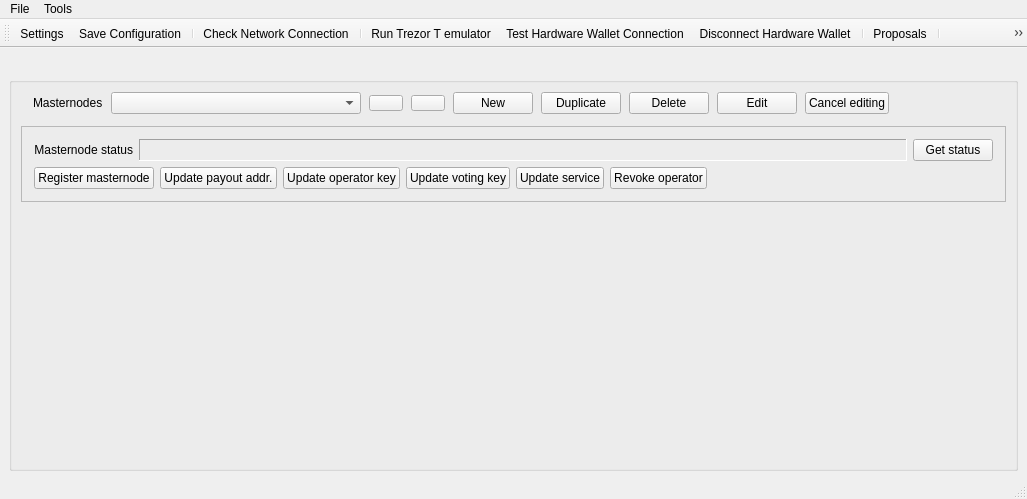
<?xml version="1.0" encoding="UTF-8"?>
<ui version="4.0">
 <class>MainWindow</class>
 <widget class="QMainWindow" name="MainWindow">
  <property name="geometry">
   <rect>
    <x>0</x>
    <y>0</y>
    <width>1027</width>
    <height>499</height>
   </rect>
  </property>
  <property name="sizePolicy">
   <sizepolicy hsizetype="Preferred" vsizetype="Preferred">
    <horstretch>0</horstretch>
    <verstretch>1</verstretch>
   </sizepolicy>
  </property>
  <property name="windowTitle">
   <string>MainWindow</string>
  </property>
  <widget class="QWidget" name="centralwidget">
   <layout class="QVBoxLayout" name="verticalLayout" stretch="0,1">
    <property name="bottomMargin">
     <number>6</number>
    </property>
    <item>
     <layout class="QHBoxLayout" name="layMessage" stretch="0">
      <property name="spacing">
       <number>0</number>
      </property>
      <property name="leftMargin">
       <number>0</number>
      </property>
      <property name="bottomMargin">
       <number>0</number>
      </property>
      <item>
       <widget class="QLabel" name="lblMessage">
        <property name="sizePolicy">
         <sizepolicy hsizetype="Minimum" vsizetype="Preferred">
          <horstretch>0</horstretch>
          <verstretch>0</verstretch>
         </sizepolicy>
        </property>
        <property name="text">
         <string/>
        </property>
        <property name="wordWrap">
         <bool>true</bool>
        </property>
        <property name="margin">
         <number>0</number>
        </property>
        <property name="openExternalLinks">
         <bool>false</bool>
        </property>
       </widget>
      </item>
     </layout>
    </item>
    <item>
     <widget class="QGroupBox" name="gbMain">
      <property name="sizePolicy">
       <sizepolicy hsizetype="Expanding" vsizetype="Expanding">
        <horstretch>1</horstretch>
        <verstretch>1</verstretch>
       </sizepolicy>
      </property>
      <property name="title">
       <string/>
      </property>
      <layout class="QVBoxLayout" name="verticalLayout_2">
       <property name="spacing">
        <number>12</number>
       </property>
       <item>
        <layout class="QHBoxLayout" name="layMasternodesControl" stretch="0,3,0,0,0,0,0,0,0,0">
         <property name="spacing">
          <number>8</number>
         </property>
         <property name="leftMargin">
          <number>12</number>
         </property>
         <property name="topMargin">
          <number>0</number>
         </property>
         <property name="rightMargin">
          <number>0</number>
         </property>
         <property name="bottomMargin">
          <number>0</number>
         </property>
         <item>
          <widget class="QLabel" name="label_5">
           <property name="minimumSize">
            <size>
             <width>0</width>
             <height>0</height>
            </size>
           </property>
           <property name="maximumSize">
            <size>
             <width>16777215</width>
             <height>16777215</height>
            </size>
           </property>
           <property name="text">
            <string>Masternodes</string>
           </property>
           <property name="alignment">
            <set>Qt::AlignLeading|Qt::AlignLeft|Qt::AlignVCenter</set>
           </property>
          </widget>
         </item>
         <item>
          <widget class="QComboBox" name="cboMasternodes">
           <property name="sizePolicy">
            <sizepolicy hsizetype="MinimumExpanding" vsizetype="Fixed">
             <horstretch>0</horstretch>
             <verstretch>0</verstretch>
            </sizepolicy>
           </property>
           <property name="minimumSize">
            <size>
             <width>140</width>
             <height>0</height>
            </size>
           </property>
           <property name="maximumSize">
            <size>
             <width>250</width>
             <height>16777215</height>
            </size>
           </property>
           <property name="toolTip">
            <string>List of configured masternodes</string>
           </property>
           <property name="editable">
            <bool>false</bool>
           </property>
          </widget>
         </item>
         <item>
          <widget class="QPushButton" name="btnMoveMnUp">
           <property name="sizePolicy">
            <sizepolicy hsizetype="Maximum" vsizetype="Fixed">
             <horstretch>0</horstretch>
             <verstretch>0</verstretch>
            </sizepolicy>
           </property>
           <property name="maximumSize">
            <size>
             <width>16777215</width>
             <height>16777215</height>
            </size>
           </property>
           <property name="toolTip">
            <string>Move up in the masternode list</string>
           </property>
           <property name="styleSheet">
            <string notr="true">padding-left: 0px;
padding-right: 0px;</string>
           </property>
           <property name="text">
            <string/>
           </property>
           <property name="flat">
            <bool>false</bool>
           </property>
          </widget>
         </item>
         <item>
          <widget class="QPushButton" name="btnMoveMnDown">
           <property name="toolTip">
            <string>Move down in the masternode list</string>
           </property>
           <property name="styleSheet">
            <string notr="true">padding-left: 0px;
padding-right: 0px;</string>
           </property>
           <property name="text">
            <string/>
           </property>
          </widget>
         </item>
         <item>
          <widget class="QPushButton" name="btnNewMn">
           <property name="sizePolicy">
            <sizepolicy hsizetype="Minimum" vsizetype="Fixed">
             <horstretch>0</horstretch>
             <verstretch>0</verstretch>
            </sizepolicy>
           </property>
           <property name="maximumSize">
            <size>
             <width>16777215</width>
             <height>16777215</height>
            </size>
           </property>
           <property name="toolTip">
            <string>Create a new Masternode configuration</string>
           </property>
           <property name="text">
            <string>New</string>
           </property>
          </widget>
         </item>
         <item>
          <widget class="QPushButton" name="btnDuplicateMn">
           <property name="sizePolicy">
            <sizepolicy hsizetype="Minimum" vsizetype="Fixed">
             <horstretch>0</horstretch>
             <verstretch>0</verstretch>
            </sizepolicy>
           </property>
           <property name="toolTip">
            <string>Duplicate masternode entry</string>
           </property>
           <property name="text">
            <string>Duplicate</string>
           </property>
          </widget>
         </item>
         <item>
          <widget class="QPushButton" name="btnDeleteMn">
           <property name="sizePolicy">
            <sizepolicy hsizetype="Minimum" vsizetype="Fixed">
             <horstretch>0</horstretch>
             <verstretch>0</verstretch>
            </sizepolicy>
           </property>
           <property name="toolTip">
            <string>Delete current Masternode configuration</string>
           </property>
           <property name="text">
            <string>Delete</string>
           </property>
          </widget>
         </item>
         <item>
          <widget class="QPushButton" name="btnEditMn">
           <property name="sizePolicy">
            <sizepolicy hsizetype="Minimum" vsizetype="Fixed">
             <horstretch>0</horstretch>
             <verstretch>0</verstretch>
            </sizepolicy>
           </property>
           <property name="maximumSize">
            <size>
             <width>16777215</width>
             <height>16777215</height>
            </size>
           </property>
           <property name="toolTip">
            <string>Enable editing</string>
           </property>
           <property name="text">
            <string>Edit</string>
           </property>
          </widget>
         </item>
         <item>
          <widget class="QPushButton" name="btnCancelEditingMn">
           <property name="text">
            <string>Cancel editing</string>
           </property>
          </widget>
         </item>
         <item>
          <spacer name="horizontalSpacer">
           <property name="orientation">
            <enum>Qt::Horizontal</enum>
           </property>
           <property name="sizeHint" stdset="0">
            <size>
             <width>40</width>
             <height>20</height>
            </size>
           </property>
          </spacer>
         </item>
        </layout>
       </item>
       <item>
        <widget class="QFrame" name="frmMasternodeDetails">
         <property name="frameShape">
          <enum>QFrame::StyledPanel</enum>
         </property>
         <property name="frameShadow">
          <enum>QFrame::Plain</enum>
         </property>
         <layout class="QVBoxLayout" name="verticalLayout_3">
          <property name="spacing">
           <number>-1</number>
          </property>
          <property name="leftMargin">
           <number>12</number>
          </property>
          <property name="topMargin">
           <number>12</number>
          </property>
          <property name="rightMargin">
           <number>12</number>
          </property>
          <property name="bottomMargin">
           <number>12</number>
          </property>
          <item>
           <layout class="QHBoxLayout" name="horizontalLayout" stretch="0,1,0">
            <property name="spacing">
             <number>-1</number>
            </property>
            <item>
             <widget class="QLabel" name="lblMasternodeStatus">
              <property name="minimumSize">
               <size>
                <width>0</width>
                <height>0</height>
               </size>
              </property>
              <property name="maximumSize">
               <size>
                <width>16777215</width>
                <height>16777215</height>
               </size>
              </property>
              <property name="text">
               <string>Masternode status</string>
              </property>
              <property name="alignment">
               <set>Qt::AlignRight|Qt::AlignTrailing|Qt::AlignVCenter</set>
              </property>
             </widget>
            </item>
            <item>
             <widget class="QLabel" name="lblMnStatus">
              <property name="frameShape">
               <enum>QFrame::Panel</enum>
              </property>
              <property name="frameShadow">
               <enum>QFrame::Sunken</enum>
              </property>
              <property name="text">
               <string/>
              </property>
              <property name="wordWrap">
               <bool>true</bool>
              </property>
              <property name="openExternalLinks">
               <bool>true</bool>
              </property>
              <property name="textInteractionFlags">
               <set>Qt::LinksAccessibleByMouse|Qt::TextSelectableByMouse</set>
              </property>
             </widget>
            </item>
            <item>
             <widget class="QPushButton" name="btnRefreshMnStatus">
              <property name="sizePolicy">
               <sizepolicy hsizetype="Minimum" vsizetype="Fixed">
                <horstretch>0</horstretch>
                <verstretch>0</verstretch>
               </sizepolicy>
              </property>
              <property name="toolTip">
               <string>Get Masternode's status</string>
              </property>
              <property name="text">
               <string>Get status</string>
              </property>
             </widget>
            </item>
           </layout>
          </item>
          <item>
           <layout class="QHBoxLayout" name="horizontalLayout_2">
            <property name="spacing">
             <number>-1</number>
            </property>
            <item>
             <widget class="QPushButton" name="btnRegisterHmn">
              <property name="toolTip">
               <string>Register new/update existing masternode by sending a ProRegTx transaction.</string>
              </property>
              <property name="text">
               <string>Register masternode</string>
              </property>
             </widget>
            </item>
            <item>
             <widget class="QPushButton" name="btnUpdMnPayoutAddr">
              <property name="sizePolicy">
               <sizepolicy hsizetype="Minimum" vsizetype="Fixed">
                <horstretch>0</horstretch>
                <verstretch>0</verstretch>
               </sizepolicy>
              </property>
              <property name="minimumSize">
               <size>
                <width>0</width>
                <height>0</height>
               </size>
              </property>
              <property name="maximumSize">
               <size>
                <width>16777215</width>
                <height>16777215</height>
               </size>
              </property>
              <property name="toolTip">
               <string>Update the masternode payout address on the network.</string>
              </property>
              <property name="styleSheet">
               <string notr="true"/>
              </property>
              <property name="text">
               <string>Update payout addr.</string>
              </property>
             </widget>
            </item>
            <item>
             <widget class="QPushButton" name="btnUpdMnOperatorKey">
              <property name="toolTip">
               <string>Update the masternode operator key on the network.</string>
              </property>
              <property name="text">
               <string>Update operator key</string>
              </property>
             </widget>
            </item>
            <item>
             <widget class="QPushButton" name="btnUpdMnVotingKey">
              <property name="toolTip">
               <string>Update the masternode voting key on the network.</string>
              </property>
              <property name="text">
               <string>Update voting key</string>
              </property>
             </widget>
            </item>
            <item>
             <widget class="QPushButton" name="btnUpdMnService">
              <property name="toolTip">
               <string>Update the masternode IP:port and/or the operator reward Hatch address.</string>
              </property>
              <property name="text">
               <string>Update service</string>
              </property>
             </widget>
            </item>
            <item>
             <widget class="QPushButton" name="btnRevokeMn">
              <property name="toolTip">
               <string>Revoke the masternode operator key.</string>
              </property>
              <property name="text">
               <string>Revoke operator</string>
              </property>
             </widget>
            </item>
            <item>
             <spacer name="horizontalSpacer_3">
              <property name="orientation">
               <enum>Qt::Horizontal</enum>
              </property>
              <property name="sizeHint" stdset="0">
               <size>
                <width>40</width>
                <height>20</height>
               </size>
              </property>
             </spacer>
            </item>
           </layout>
          </item>
         </layout>
        </widget>
       </item>
       <item>
        <spacer name="verticalSpacer">
         <property name="orientation">
          <enum>Qt::Vertical</enum>
         </property>
         <property name="sizeHint" stdset="0">
          <size>
           <width>20</width>
           <height>40</height>
          </size>
         </property>
        </spacer>
       </item>
      </layout>
     </widget>
    </item>
   </layout>
  </widget>
  <widget class="QStatusBar" name="statusBar"/>
  <widget class="QMenuBar" name="menuBar">
   <property name="geometry">
    <rect>
     <x>0</x>
     <y>0</y>
     <width>1027</width>
     <height>22</height>
    </rect>
   </property>
   <widget class="QMenu" name="menuTools">
    <property name="title">
     <string>Tools</string>
    </property>
    <widget class="QMenu" name="menuClear">
     <property name="title">
      <string>Clear</string>
     </property>
     <addaction name="action_clear_wallet_cache"/>
     <addaction name="action_clear_proposals_cache"/>
    </widget>
    <addaction name="action_transfer_funds_for_any_address"/>
    <addaction name="separator"/>
    <addaction name="action_sign_message_with_collateral_addr"/>
    <addaction name="action_sign_message_with_owner_key"/>
    <addaction name="action_sign_message_with_voting_key"/>
    <addaction name="separator"/>
    <addaction name="action_hw_configuration"/>
    <addaction name="action_hw_initialization_recovery"/>
    <addaction name="separator"/>
    <addaction name="action_import_masternode_conf"/>
    <addaction name="separator"/>
    <addaction name="action_check_for_updates"/>
    <addaction name="action_command_console"/>
    <addaction name="action_open_log_file"/>
    <addaction name="action_open_data_folder"/>
    <addaction name="menuClear"/>
   </widget>
   <widget class="QMenu" name="menuFile">
    <property name="title">
     <string>File</string>
    </property>
    <widget class="QMenu" name="action_open_recent_files">
     <property name="title">
      <string>Recent Configuration Files</string>
     </property>
    </widget>
    <addaction name="action_load_config_file"/>
    <addaction name="action_open_recent_files"/>
    <addaction name="action_restore_config_from_backup"/>
    <addaction name="action_save_config_file"/>
    <addaction name="action_save_config_file_as"/>
    <addaction name="action_export_configuration"/>
    <addaction name="action_import_configuration"/>
    <addaction name="separator"/>
    <addaction name="action_open_settings_window"/>
    <addaction name="separator"/>
    <addaction name="action_about_app"/>
    <addaction name="action_about_qt"/>
   </widget>
   <addaction name="menuFile"/>
   <addaction name="menuTools"/>
  </widget>
  <widget class="QToolBar" name="toolBar">
   <property name="windowTitle">
    <string>toolBar</string>
   </property>
   <property name="toolButtonStyle">
    <enum>Qt::ToolButtonIconOnly</enum>
   </property>
   <property name="floatable">
    <bool>false</bool>
   </property>
   <attribute name="toolBarArea">
    <enum>TopToolBarArea</enum>
   </attribute>
   <attribute name="toolBarBreak">
    <bool>false</bool>
   </attribute>
   <addaction name="action_open_settings_window"/>
   <addaction name="action_save_config_file"/>
   <addaction name="separator"/>
   <addaction name="action_check_network_connection"/>
   <addaction name="separator"/>
   <addaction name="action_run_trezor_emulator"/>
   <addaction name="action_test_hw_connection"/>
   <addaction name="action_disconnect_hw"/>
   <addaction name="separator"/>
   <addaction name="action_open_proposals_window"/>
   <addaction name="separator"/>
   <addaction name="action_transfer_funds_for_any_address"/>
  </widget>
  <action name="action_transfer_funds_for_cur_mn">
   <property name="text">
    <string>Transfer Funds for Current Masternode...</string>
   </property>
  </action>
  <action name="action_transfer_funds_for_all_mns">
   <property name="text">
    <string>Transfer Funds for All Masternodes</string>
   </property>
  </action>
  <action name="action_transfer_funds_for_any_address">
   <property name="text">
    <string>Transfer Funds / Wallet</string>
   </property>
  </action>
  <action name="action_sign_message_with_collateral_addr">
   <property name="text">
    <string>Sign Message with Collateral Address...</string>
   </property>
   <property name="toolTip">
    <string>Sign message with the collateral address of the current masternode</string>
   </property>
  </action>
  <action name="action_hw_configuration">
   <property name="text">
    <string>Hardware Wallet PIN/passphrase Configuration...</string>
   </property>
  </action>
  <action name="action_load_config_file">
   <property name="text">
    <string>Open Configuration File...</string>
   </property>
   <property name="toolTip">
    <string>Open configuration file</string>
   </property>
   <property name="shortcut">
    <string>Ctrl+O</string>
   </property>
  </action>
  <action name="action_save_config_file_as">
   <property name="text">
    <string>Save Configuration As...</string>
   </property>
   <property name="shortcut">
    <string>Ctrl+Shift+S</string>
   </property>
  </action>
  <action name="action_save_config_file">
   <property name="text">
    <string>Save Configuration</string>
   </property>
   <property name="shortcut">
    <string>Ctrl+S</string>
   </property>
  </action>
  <action name="action_check_network_connection">
   <property name="text">
    <string>Check Network Connection</string>
   </property>
   <property name="toolTip">
    <string>Check Hatch Network Connection</string>
   </property>
  </action>
  <action name="action_open_settings_window">
   <property name="text">
    <string>Settings</string>
   </property>
   <property name="toolTip">
    <string>Settings</string>
   </property>
   <property name="menuRole">
    <enum>QAction::PreferencesRole</enum>
   </property>
  </action>
  <action name="action_open_proposals_window">
   <property name="text">
    <string>Proposals</string>
   </property>
   <property name="toolTip">
    <string>Proposals</string>
   </property>
  </action>
  <action name="action_test_hw_connection">
   <property name="text">
    <string>Test Hardware Wallet Connection</string>
   </property>
  </action>
  <action name="action_disconnect_hw">
   <property name="text">
    <string>Disconnect Hardware Wallet</string>
   </property>
  </action>
  <action name="action_hw_initialization_recovery">
   <property name="text">
    <string>Hardware Wallet Initialization/Recovery...</string>
   </property>
  </action>
  <action name="action_check_for_updates">
   <property name="text">
    <string>Check For Updates</string>
   </property>
  </action>
  <action name="action_open_log_file">
   <property name="text">
    <string>Open Log File</string>
   </property>
   <property name="shortcut">
    <string>Meta+Alt+L</string>
   </property>
  </action>
  <action name="action_about_app">
   <property name="text">
    <string>About HatchMasternodeTool...</string>
   </property>
   <property name="menuRole">
    <enum>QAction::AboutRole</enum>
   </property>
  </action>
  <action name="action_import_masternode_conf">
   <property name="text">
    <string>Import masternodes from the masternode.conf file...</string>
   </property>
  </action>
  <action name="action_about_qt">
   <property name="text">
    <string>About Qt...</string>
   </property>
   <property name="toolTip">
    <string>About Qt</string>
   </property>
   <property name="menuRole">
    <enum>QAction::AboutQtRole</enum>
   </property>
  </action>
  <action name="action_gen_mn_priv_key_compressed">
   <property name="text">
    <string>Generate masternode private key (compressed)</string>
   </property>
   <property name="shortcut">
    <string>Ctrl+Alt+C</string>
   </property>
  </action>
  <action name="action_gen_mn_priv_key_uncompressed">
   <property name="text">
    <string>Generate masternode private key (uncompressed)</string>
   </property>
   <property name="toolTip">
    <string>Generate masternode private key (uncompressed)</string>
   </property>
   <property name="shortcut">
    <string>Ctrl+Alt+U</string>
   </property>
  </action>
  <action name="action_command_console">
   <property name="text">
    <string>Command Console</string>
   </property>
   <property name="shortcut">
    <string>Meta+Alt+C</string>
   </property>
  </action>
  <action name="action_run_trezor_emulator">
   <property name="text">
    <string>Run Trezor T emulator</string>
   </property>
   <property name="toolTip">
    <string>Run Trezor T emulator</string>
   </property>
  </action>
  <action name="action_open_data_folder">
   <property name="text">
    <string>Open Application Data Folder</string>
   </property>
  </action>
  <action name="action_clear_wallet_cache">
   <property name="text">
    <string>Wallet Cache</string>
   </property>
  </action>
  <action name="action_clear_proposals_cache">
   <property name="text">
    <string>Proposals Cache</string>
   </property>
  </action>
  <action name="action_restore_config_from_backup">
   <property name="text">
    <string>Restore Configuration from Backup...</string>
   </property>
   <property name="toolTip">
    <string>Restore Configuration from Backup...</string>
   </property>
   <property name="shortcut">
    <string>Ctrl+R</string>
   </property>
  </action>
  <action name="action_sign_message_with_owner_key">
   <property name="text">
    <string>Sign Message with Owner Key...</string>
   </property>
   <property name="toolTip">
    <string>Sign message with the masternode owner key</string>
   </property>
  </action>
  <action name="action_sign_message_with_voting_key">
   <property name="text">
    <string>Sign Message with Voting Key...</string>
   </property>
   <property name="toolTip">
    <string>Sign message with the masternode voting key</string>
   </property>
  </action>
  <action name="action_export_configuration">
   <property name="text">
    <string>Export Configuration...</string>
   </property>
   <property name="toolTip">
    <string>Export Configuration</string>
   </property>
  </action>
  <action name="action_import_configuration">
   <property name="text">
    <string>Import Configuration...</string>
   </property>
   <property name="toolTip">
    <string>Import Configuration</string>
   </property>
  </action>
 </widget>
 <tabstops>
  <tabstop>cboMasternodes</tabstop>
  <tabstop>btnNewMn</tabstop>
  <tabstop>btnEditMn</tabstop>
  <tabstop>btnDeleteMn</tabstop>
 </tabstops>
 <resources/>
 <connections/>
</ui>
